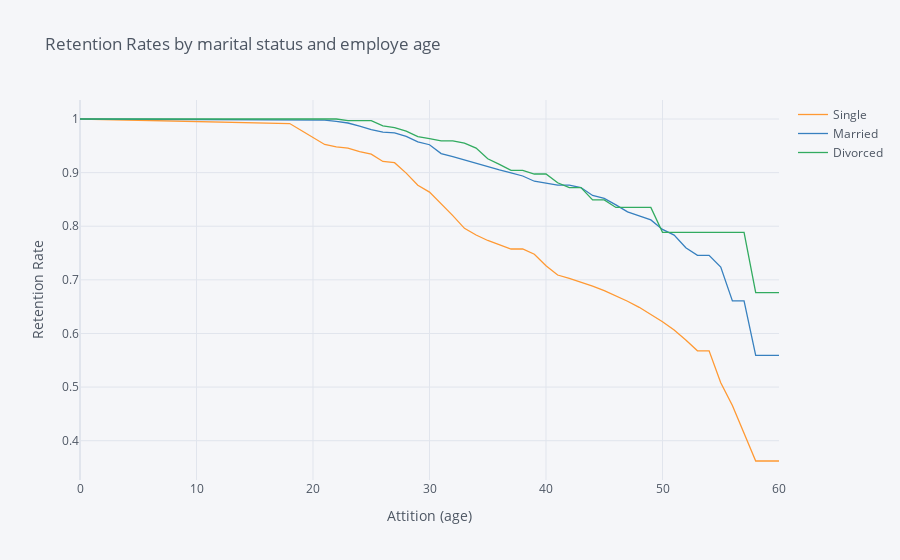

Notebook code for this chart:
### Markdown cell above
## 5. Let's also look at the marital status curves by employee age. Generate and plot the survival curves showing retention rates by marital status and age.

### Code cell
rates=survival(data, 'MaritalStatus', 'Age', 'Attrition')

rates.iplot(kind='line', xTitle='Attition (age)', yTitle='Retention Rate',
            title='Retention Rates by marital status and employe age')

### Figure 1 — Plotly figure (JSON) as saved in the notebook; plotly's stock layout.template omitted (floating-point values rounded to 4 significant figures)
{"data": [{"line": {"color": "rgba(255, 153, 51, 1.0)", "dash": "solid", "shape": "linear", "width": 1.3}, "mode": "lines", "name": "Single", "text": "", "type": "scatter", "x": [0, 18, 19, 20, 21, 22, 23, 24, 25, 26, 27, 28, 29, 30, 31, 32, 33, 34, 35, 36, 37, 38, 39, 40, 41, 42, 43, 44, 45, 46, 47, 48, 49, 50, 51, 52, 53, 54, 55, 56, 57, 58, 59, 60], "y": [1, 0.9915, 0.9786, 0.9657, 0.9525, 0.9481, 0.9459, 0.9391, 0.9346, 0.9208, 0.9185, 0.899, 0.8765, 0.8636, 0.8421, 0.8198, 0.7961, 0.7837, 0.7734, 0.7659, 0.7575, 0.7575, 0.7477, 0.7263, 0.709, 0.7027, 0.6957, 0.6882, 0.6799, 0.6705, 0.6601, 0.6488, 0.636, 0.6219, 0.6064, 0.588, 0.5677, 0.5677, 0.508, 0.4656, 0.4139, 0.3622, 0.3622, 0.3622]}, {"line": {"color": "rgba(55, 128, 191, 1.0)", "dash": "solid", "shape": "linear", "width": 1.3}, "mode": "lines", "name": "Married", "text": "", "type": "scatter", "x": [0, 18, 19, 20, 21, 22, 23, 24, 25, 26, 27, 28, 29, 30, 31, 32, 33, 34, 35, 36, 37, 38, 39, 40, 41, 42, 43, 44, 45, 46, 47, 48, 49, 50, 51, 52, 53, 54, 55, 56, 57, 58, 59, 60], "y": [1, 0.9978, 0.9978, 0.9978, 0.9978, 0.9955, 0.9925, 0.9865, 0.9804, 0.9757, 0.9741, 0.9675, 0.9573, 0.952, 0.9355, 0.9297, 0.9235, 0.9171, 0.9103, 0.9052, 0.8996, 0.8937, 0.884, 0.8805, 0.8766, 0.8766, 0.8721, 0.8574, 0.8521, 0.8399, 0.8267, 0.8195, 0.8118, 0.7941, 0.7835, 0.7598, 0.7457, 0.7457, 0.7238, 0.6608, 0.6608, 0.5592, 0.5592, 0.5592]}, {"line": {"color": "rgba(50, 171, 96, 1.0)", "dash": "solid", "shape": "linear", "width": 1.3}, "mode": "lines", "name": "Divorced", "text": "", "type": "scatter", "x": [0, 18, 19, 20, 21, 22, 23, 24, 25, 26, 27, 28, 29, 30, 31, 32, 33, 34, 35, 36, 37, 38, 39, 40, 41, 42, 43, 44, 45, 46, 47, 48, 49, 50, 51, 52, 53, 54, 55, 56, 57, 58, 59, 60], "y": [1, 1, 1, 1, 1, 1, 0.9969, 0.9969, 0.9969, 0.9873, 0.9841, 0.9774, 0.967, 0.9633, 0.9594, 0.9594, 0.955, 0.9458, 0.9258, 0.9153, 0.9041, 0.9041, 0.8974, 0.8974, 0.8811, 0.8719, 0.8719, 0.849, 0.849, 0.8351, 0.8351, 0.8351, 0.8351, 0.7887, 0.7887, 0.7887, 0.7887, 0.7887, 0.7887, 0.7887, 0.7887, 0.676, 0.676, 0.676]}], "layout": {"legend": {"bgcolor": "#F5F6F9", "font": {"color": "#4D5663"}}, "paper_bgcolor": "#F5F6F9", "plot_bgcolor": "#F5F6F9", "title": {"font": {"color": "#4D5663"}, "text": "Retention Rates by marital status and employe age"}, "xaxis": {"gridcolor": "#E1E5ED", "showgrid": true, "tickfont": {"color": "#4D5663"}, "title": {"font": {"color": "#4D5663"}, "text": "Attition (age)"}, "zerolinecolor": "#E1E5ED"}, "yaxis": {"gridcolor": "#E1E5ED", "showgrid": true, "tickfont": {"color": "#4D5663"}, "title": {"font": {"color": "#4D5663"}, "text": "Retention Rate"}, "zerolinecolor": "#E1E5ED"}}}
